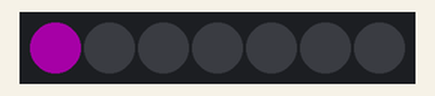
The sketch below on a simulated Arduino Uno, built with avr-gcc and run on an emulated ATmega328P. On the bench: 7 RGB LEDs in strip order, left to right. Dim RGB values are drawn brighter than linear.

Above: at 0.05 s.
At 0.75 s:
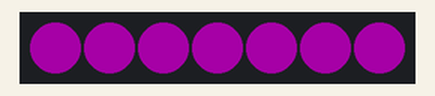
At 1.15 s:
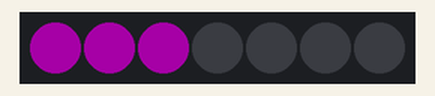
Timing chart, 0 to 40.0 s (numbered marks = the images above):
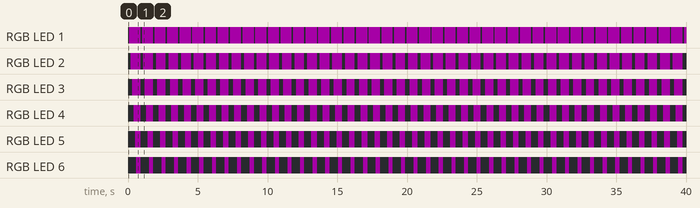

The sketch:

Basic_example.ino
```cpp
#include <Adafruit_NeoPixel.h>
//This first line includes Adafruit neopixel libraries that allows us to command the neopixels
#ifdef __AVR__
  #include <avr/power.h>
#endif
//The following are variables neccesary for the Bobble
#define PIN 11
#define NUMPIXELS 7
int ring_seq[6] = {0,1,2,6,5,4};
int middle_led = 3;
int delayval = 100;
Adafruit_NeoPixel pixels = Adafruit_NeoPixel(NUMPIXELS, PIN, NEO_GRB + NEO_KHZ800);
//This takes the information we have put into variables and initializes them as neopixel objects we can command
void setup() {

  pixels.begin(); // This initializes the NeoPixel library.
}

void loop() {
  test2();
  //Here lies the code that runs.
}
void test2(void)
{

  for(int i=0;i<NUMPIXELS;i++){

    // pixels.Color takes RGB values, from 0,0,0 up to 255,255,255

    // pixels.setPixelColor(i, pixels.Color(red_,green_,blue_));
    pixels.setPixelColor(i, pixels.Color(40,0,40));

    pixels.show(); // This sends the updated pixel color to the hardware.

    delay(delayval); // Delay for a period of time (in milliseconds).

  }
  delay(200);
  erase_all();
}
void erase_all(void)
{

  for(int i=0;i<NUMPIXELS;i++)
    pixels.setPixelColor(i, pixels.Color(0,0,0)); // zero color (off)

    pixels.show(); // This sends the updated pixel color to the hardware.
}
```

Measured:
- by itself, RGB LED 1: alternates RGB(40, 0, 40) for 0.80 s and off for 0.10 s
- by itself, RGB LED 2: alternates RGB(40, 0, 40) for 0.70 s and off for 0.20 s
- by itself, RGB LED 3: alternates RGB(40, 0, 40) for 0.60 s and off for 0.30 s
- by itself, RGB LED 4: alternates RGB(40, 0, 40) for 0.50 s and off for 0.40 s
- by itself, RGB LED 5: alternates RGB(40, 0, 40) for 0.40 s and off for 0.50 s
- by itself, RGB LED 6: alternates RGB(40, 0, 40) for 0.30 s and off for 0.60 s
